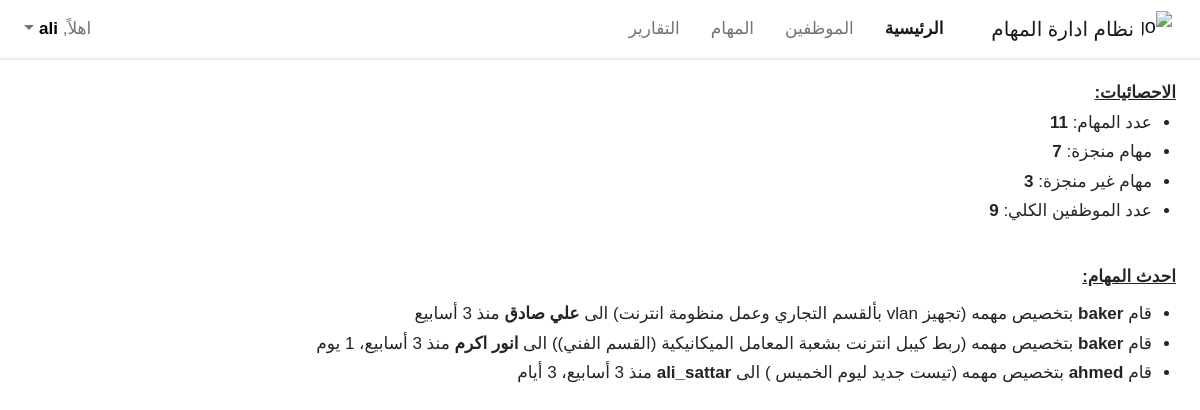
The app's page / (signed in) with its own data.
### myapp/models.py (models this page shows, shortened)
class Task(models.Model):
    user        = models.ForeignKey(User, on_delete=models.CASCADE)
    subject     = models.TextField(max_length=1000, blank=True, null=True)
    start_date  = models.CharField(max_length= 100, blank=True, null=True)
    end_date    = models.CharField(max_length=100, blank=True, null=True)
    start_day   = models.CharField(max_length=100, blank=True, null=True)
    end_day     = models.CharField(max_length=100, blank=True, null=True)
    no_of_users = models.IntegerField(default=0)
    employees   = models.ManyToManyField(User, related_name="employees")
    TASK_STATUS = [
      ("غير منجزة", "غير منجزة"),
      ("بأنتظار الموافقة", "بأنتظار الموافقة"),
      ("منجزة", "منجزة")
    ]
    status      = models.CharField(max_length=100, choices=TASK_STATUS, default="غير منجزة")
    rate        = models.SmallIntegerField(default=0)
    received    = models.BooleanField(default=False)
    active      = models.BooleanField(default=True)
    created_at  = models.DateTimeField(auto_now_add=True)
    def unread_employee_tasks(self, request):
        return sum(
            not task.received and request.user in task.employees.all()
            for task in Task.objects.all())
    def total_staff_tasks(self):
        return sum(not task.user.is_superuser for task in Task.objects.all())
    def total_achieved_tasks(self):
        return sum(task.status == "منجزة" and not task.user.is_superuser for task in Task.objects.all())
    def total_unachieved_tasks(self):
        return sum(task.status == "غير منجزة" and not task.user.is_superuser for task in Task.objects.all())
    def get_last_three(self):
        return Task.objects.prefetch_related("employees").order_by("-created_at")[:3]

class Profile(models.Model):
    user = models.OneToOneField(User, on_delete=models.CASCADE)
    division = models.CharField(max_length=100, blank=True, null=True)
    avatar = models.CharField(max_length=500, blank=True, null=True)
    ACCOUNT_TYPE = [
      ("ادمن", "ادمن"),
      ("محرر", "محرر"),
      ("مستخدم", "مستخدم")
    ]
    account     = models.CharField(max_length=100, choices=ACCOUNT_TYPE, default="مستخدم")
    behaviour   = models.IntegerField(default=0)
    compliance  = models.IntegerField(default=0)
    progress    = models.IntegerField(default=0)
    score       = models.IntegerField(default=0)
    def get_all_employees(self):  # sourcery skip: simplify-generator
        return User.objects.all().count()

### myapp/views.py (the view, shortened to what this page needs)
# urls.py: path("", login_required(HomePageView.as_view())),
class HomePageView(View):
  template_name = "index.html"
  def get(self, request):
    profile = Profile.objects.all()
    task    = Task.objects.prefetch_related("employees")
    notification = Notification.objects.prefetch_related("emps")
    if task and notification:
      return render(request, self.template_name,
        {
          "profile": profile[0],
          "total_tasks": task[0].total_staff_tasks,
          "total_achieved": task[0].total_achieved_tasks,
          "total_unachieved": task[0].total_unachieved_tasks,
          "unreadable": task[0].unread_employee_tasks(request),
          "unreadable_staff": notification[0].unread_staff_notifications(request),
          "task": task[0]
        }
      )

### myapp/models.py (called while the page is built)
    def unread_staff_notifications(self, request):
        return sum(
            not notification.received and request.user in notification.emps.all()
            for notification in Notification.objects.all())

### templates/index.html (shortened to what this page needs)
<!DOCTYPE html>
<html lang="ar">
{% load static %}
<head>
  {% include "base/head.html" %}
</head>
<body>
  {% include "components/navbar.html" %}
  <main class="px-2" style="margin-top: 80px !important">
    <div class="container-fluid">
      <div class="row px-1">
        <div class="col-md-12">
          <u class="fw-bold">الاحصائيات:</u>
          <ul class="px-4 statistics">
            <li class="pt-1">عدد المهام: <b>{{total_tasks}}</b></li>
            <li class="pt-1">مهام منجزة: <b>{{total_achieved}}</b></li>
            <li class="pt-1">مهام غير منجزة: <b>{{total_unachieved}}</b></li>
            <li class="pt-1">عدد الموظفين الكلي:  <b>{{profile.get_all_employees}}</b></li>
          </ul>
        </div>
      </div>
    </div>
    {% if user.is_superuser %}
    <div class="container-fluid mt-4">
      <div class="row px-1">
        <div class="col-md-12">
          <u class="fw-bold">احدث المهام:</u>
          {% if task != 0 %}
          <ul class="px-4 pt-2 statistics">
            {% for task in task.get_last_three %}
              <li class="pt-1">
                قام
                <b>{{task.user.username}}</b>
                بتخصيص مهمه
                ({{task.subject}})
                الى
                {% for emp in task.employees.all %}
                  {% if task.employees.all.count == 1 %}
                    <b>{{emp}}</b>
                  {% else %}
                    <b>{{emp}},</b>
                  {% endif %}
                {% endfor %}
                منذ {{task.created_at | timesince}}
              </li>
            {% endfor %}
          </ul>
          {% else %}
          <p>لا توجد مهام لحد الان</p>
          {% endif %}
        </div>
      </div>
    </div>
    {% endif %}
  </main>
</body>
</html>

### templates/components/navbar.html (shortened to what this page needs)
<nav class="navbar navbar-expand-lg navbar-light bg-white fixed-top">
    <div class="container-fluid">
      <a class="navbar-brand p-0 d-flex justify-content-center align-items-center gap-2" href="/">
        <img src="https://www.svgrepo.com/show/315133/stack.svg" alt="Logo" width="30" height="35"
          class="d-inline-block align-text-top">
        نظام ادارة المهام
      </a>
      <div class="collapse navbar-collapse" id="navbarSupportedContent">
        <ul class="navbar-nav mb-2 mb-lg-0">
          <li class="nav-item">
            <a class="nav-link" aria-current="page" href="/">الرئيسية</a>
          </li>
          <li class="nav-item dropdown">
            <a class="nav-link" aria-current="page" href="/employees/">الموظفين</a>
          </li>
          <li class="nav-item dropdown">
            <a class="nav-link" aria-current="page" href="/tasks/">المهام</a>
          </li>
          {% if user.is_superuser %}
          <li class="nav-item">
            <a class="nav-link" href="#reports">التقارير</a>
          </li>
          {% endif %}
        </ul>
        <ul class="navbar-nav mb-2 mb-lg-0 me-auto">
          <li class="nav-item dropdown">
            <a class="nav-link dropdown-toggle" href="#user-dropdown" id="navbarDropdown" role="button" data-bs-toggle="dropdown"
              aria-expanded="false">
              اهلاً, <b style="color: black">{{user.username}}</b>
            </a>
          </li>
        </ul>
      </div>
    </div>
  </nav>

### static/css/custom/styles.css (style rules this page uses)
:root { --offcanvas-width: 270px; --topNavbarHeight: 54px; --mainColor: #3498DB; --primaryHoverColor: #2d7eb4; --secondaryColor: white; --hideOverflowX: hidden; --primaryFont: Arial, Helvetica, sans-serif; }
html { scroll-behavior: smooth; }
body { font-family: var(--primaryFont); overflow-x: var(--hideOverflowX); overflow-y: scroll; }
.navbar, .row { direction: rtl !important; font-size: 17px; }
.navbar { box-shadow: rgba(0, 0, 0, 0.1) 0px 1px 3px 0px, rgba(0, 0, 0, 0.06) 0px 1px 2px 0px; }
.navbar-nav { gap: 15px !important; }
.active { font-weight: bold !important; }

### records on screen
Task: user.user_id "11", status+user "7", status.user_id "3"
Profile: get_all_employees "9"
Task: user.username "baker", subject "تجهيز vlan بألقسم التجاري وعمل منظومة انترنت", created_at "3 أسابيع"
Task: user.username "baker", subject "ربط كيبل انترنت بشعبة المعامل الميكانيكية (القسم الفني)", created_at "3 أسابيع، 1 يوم"
Task: user.username "ahmed", subject "تيست جديد ليوم الخميس", created_at "3 أسابيع، 3 أيام"

### other values on screen
{{ user.username }} "ali"
{{ emp }} "علي صادق"
{{ emp }} "انور اكرم"
{{ emp }} "ali_sattar"
